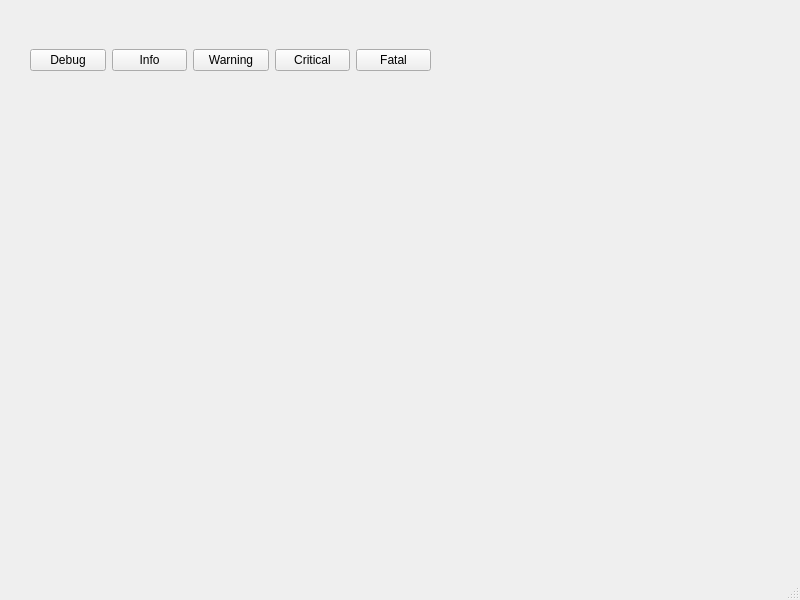
<?xml version="1.0" encoding="UTF-8"?>
<ui version="4.0">
 <class>MainWindow</class>
 <widget class="QMainWindow" name="MainWindow">
  <property name="geometry">
   <rect>
    <x>0</x>
    <y>0</y>
    <width>800</width>
    <height>600</height>
   </rect>
  </property>
  <property name="windowTitle">
   <string>MainWindow</string>
  </property>
  <widget class="QWidget" name="centralwidget">
   <widget class="QWidget" name="">
    <property name="geometry">
     <rect>
      <x>30</x>
      <y>40</y>
      <width>401</width>
      <height>41</height>
     </rect>
    </property>
    <layout class="QHBoxLayout" name="horizontalLayout">
     <item>
      <widget class="QPushButton" name="pushButton">
       <property name="text">
        <string>Debug</string>
       </property>
      </widget>
     </item>
     <item>
      <widget class="QPushButton" name="pushButton_2">
       <property name="text">
        <string>Info</string>
       </property>
      </widget>
     </item>
     <item>
      <widget class="QPushButton" name="pushButton_3">
       <property name="text">
        <string>Warning</string>
       </property>
      </widget>
     </item>
     <item>
      <widget class="QPushButton" name="pushButton_4">
       <property name="text">
        <string>Critical</string>
       </property>
      </widget>
     </item>
     <item>
      <widget class="QPushButton" name="pushButton_5">
       <property name="text">
        <string>Fatal</string>
       </property>
      </widget>
     </item>
    </layout>
   </widget>
  </widget>
  <widget class="QMenuBar" name="menubar">
   <property name="geometry">
    <rect>
     <x>0</x>
     <y>0</y>
     <width>800</width>
     <height>22</height>
    </rect>
   </property>
  </widget>
  <widget class="QStatusBar" name="statusbar"/>
 </widget>
 <resources/>
 <connections/>
</ui>
